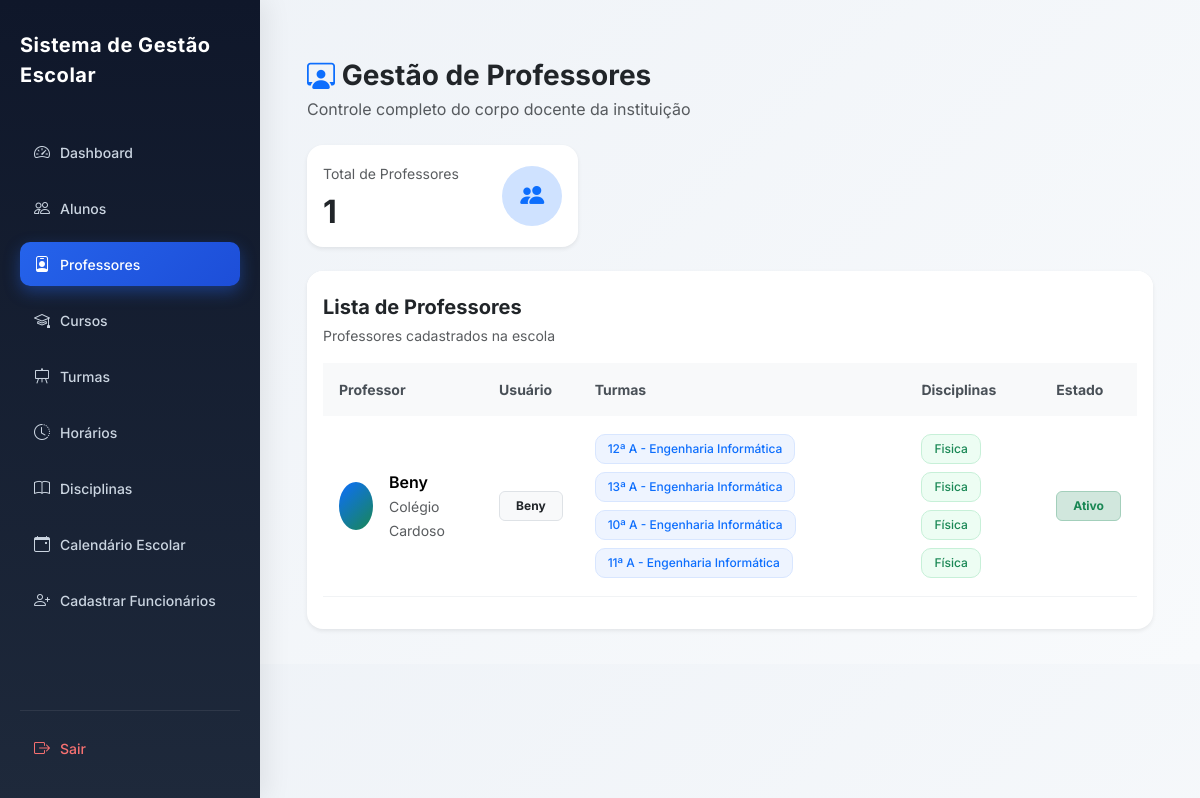
Before: /professores/ (signed in) with the older database file.
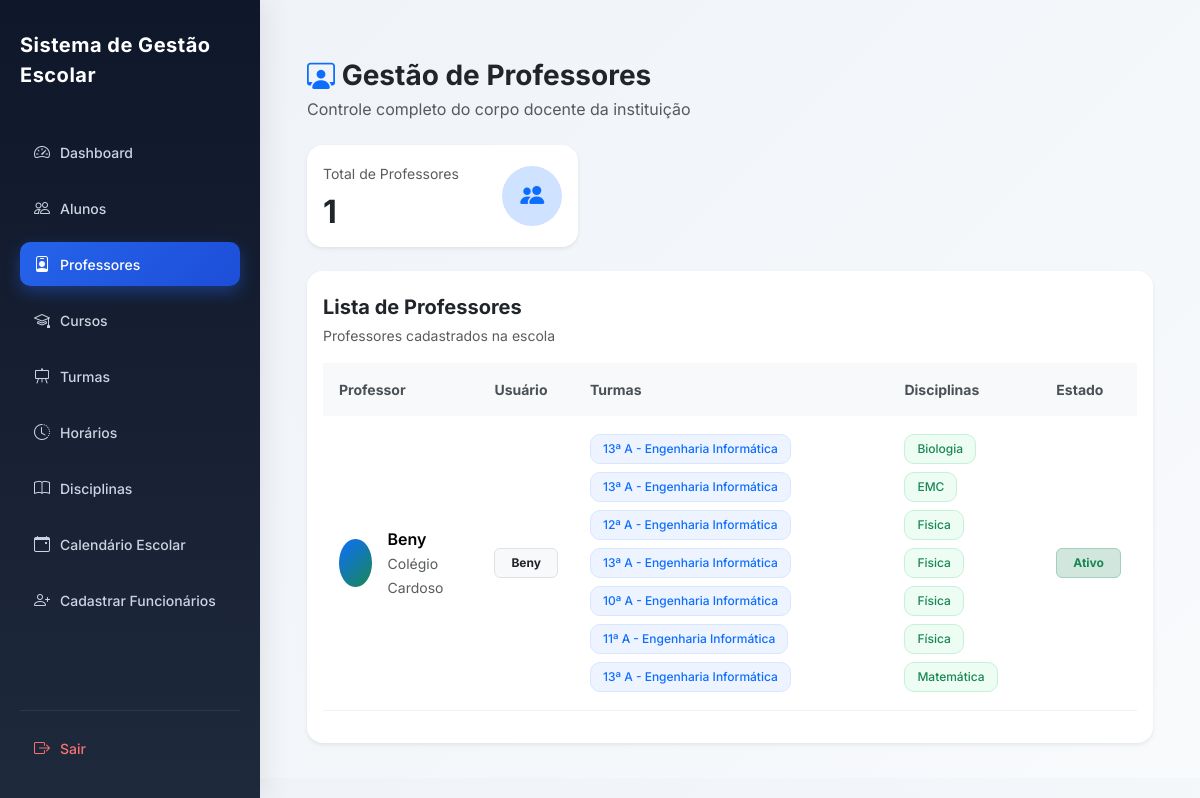
After: the same page with the newer database file.
### users/models.py (models this page shows, shortened)
class User(AbstractUser):
    ROLE_CHOICES = (
        ('SUPERADMIN', 'Super Admin'),
        ('DIRETOR', 'Diretor'),
        ('PROFESSOR', 'Professor'),
        ('ALUNO', 'Aluno'),
        ('FINANCEIRO', 'Financeiro'),
        ('SECRETARIA', 'Secretaria'),
    )
    role = models.CharField(
        max_length=20,
        choices=ROLE_CHOICES,
        default='ALUNO'
    )
    ativo = models.BooleanField(default=True)
    escola = models.ForeignKey(
        'academic.Escola',
        on_delete=models.CASCADE,
        null=True,
        blank=True,
        related_name="usuarios"
    )
    criado_em = models.DateTimeField(auto_now_add=True)
    objects = UserManager()

### academic/models.py (models this page shows, shortened)
class Escola(models.Model):
    nome = models.CharField(
        "Nome da Escola",
        max_length=255
    )
    codigo = models.CharField(
        "Código da Escola",
        max_length=10,
        unique=True,
        blank=True,
        help_text="Código usado no login da escola"
    )
    logo = models.ImageField(
        upload_to='logos_escolas/',
        blank=True,
        null=True
    )
    endereco = models.CharField(
        "Endereço",
        max_length=255
    )
    telefone = models.CharField(
        "Telefone",
        max_length=20
    )
    nif = models.CharField(
        "NIF",
        max_length=14,
        blank=True,
        null=True,
        help_text="Número de Identificação Fiscal da escola"
    )
    email = models.EmailField(
        "Email da Escola",
        max_length=254,
        blank=True,
        null=True,
        help_text="Email oficial da escola"
    )
    plano = models.ForeignKey(
        "Plano",
        on_delete=models.SET_NULL,
        null=True,
        blank=True,
        related_name="escolas",
        verbose_name="Plano"
    )
    data_expiracao = models.DateField(
        "Data de Expiração do Plano",
        null=True,
        blank=True
    )
    ativo = models.BooleanField(
        "Ativo",
        default=True
    )
    criada_em = models.DateTimeField(
        "Criada em",
        auto_now_add=True
    )
    class Meta:
        verbose_name = "Escola"
        verbose_name_plural = "Escolas"
        ordering = ["nome"]

class Disciplina(models.Model):
    nome = models.CharField(max_length=90)
    turma = models.ForeignKey(
        Turma,
        on_delete=models.CASCADE,
        related_name="disciplinas"
    )
    professor = models.ForeignKey(
        settings.AUTH_USER_MODEL,
        on_delete=models.CASCADE,
        limit_choices_to={'role': 'PROFESSOR'},
        related_name="disciplinas",
        null=True,
        blank=True
    )
    escola = models.ForeignKey(
        Escola,
        on_delete=models.CASCADE,
        related_name="disciplinas"
    )
    criada_em = models.DateTimeField(auto_now_add=True)
    class Meta:
        unique_together = ('nome', 'turma', 'escola')
        ordering = ["nome"]

class Turma(models.Model):
    CLASSE_CHOICES = [
        ('4', '4ª Classe'),
        ('5', '5ª Classe'),
        ('6', '6ª Classe'),
        ('7', '7ª Classe'),
        ('8', '8ª Classe'),
        ('9', '9ª Classe'),
        ('10', '10ª Classe'),
        ('11', '11ª Classe'),
        ('12', '12ª Classe'),
        ('13', '13ª Classe'),
    ]
    TURNOS = [
        ('MANHA', 'Manhã'),
        ('TARDE', 'Tarde'),
        ('NOITE', 'Noite'),
    ]
    classe = models.CharField(
        max_length=10,
        choices=CLASSE_CHOICES,
        verbose_name="Classe"
    )
    curso = models.ForeignKey(
        'Curso',
        on_delete=models.SET_NULL,
        null=True,
        blank=True,
        related_name="turmas",
        verbose_name="Curso"
    )
    identificador = models.CharField(
        max_length=5,
        verbose_name="Identificador"
    )
    turno = models.CharField(
        max_length=10,
        choices=TURNOS,
        default='MANHA',
        verbose_name='Turno'
    )
    ano_letivo = models.ForeignKey(
        'AnoLetivo',
        on_delete=models.CASCADE,
        related_name="turmas",
        verbose_name="Ano Letivo"
    )
    escola = models.ForeignKey(
        'Escola',
        on_delete=models.CASCADE,
        related_name="turmas",
        verbose_name="Escola"
    )
    professor = models.ForeignKey(
        settings.AUTH_USER_MODEL,
        on_delete=models.SET_NULL,
        related_name="turmas",
        limit_choices_to={"role": "PROFESSOR"},
        null=True,
        blank=True,
        verbose_name="Professor"
    )
    criada_em = models.DateTimeField(
        auto_now_add=True,
        verbose_name="Data de Criação"
    )
    class Meta:
        constraints = [
            models.UniqueConstraint(
                fields=['classe', 'identificador', 'turno', 'ano_letivo', 'escola', 'curso'],
                name='unique_turma_por_curso'
            )
        ]
        verbose_name = "Turma"
        verbose_name_plural = "Turmas"

class Curso(models.Model):
    nome = models.CharField(
        max_length=90,
        unique=True,
        verbose_name="Curso"
    )
    descricao = models.TextField(
        blank=True,
        null=True
    )
    escola = models.ForeignKey(
        'Escola',
        on_delete=models.CASCADE,
        related_name='cursos'
    )
    criado_em = models.DateTimeField(auto_now_add=True)
    class Meta:
        verbose_name = "Curso"
        verbose_name_plural = "Cursos"

### core/views.py (the view)
# urls.py: path('professores/', views.lista_professores, name='professores'),
@login_required
def lista_professores(request):
    escola = get_escola(request)
    if not escola:
        return redirect("dashboard")
    professores = User.objects.filter(
        role="PROFESSOR",
        escola=escola
    ).prefetch_related(
        Prefetch(
            "disciplinas",
            queryset=Disciplina.objects.select_related(
                "turma",
                "turma__curso"
            )
        )
    ).annotate(
        total_turmas=Count("disciplinas__turma", distinct=True),
        total_disciplinas=Count("disciplinas", distinct=True),
    ).order_by(
        "first_name",
        "username"
    )
    total_professores = professores.count()
    return render(request, "professores.html", {
        "professores": professores,
        "total_professores": total_professores,
    })

### core/templates/professores.html (shortened to what this page needs)
{% extends 'base.html' %}
{% block content %}
<div class="container-fluid mt-4">
    <div class="d-flex justify-content-between align-items-center flex-wrap gap-3 mb-4">
        <div>
            <h3 class="fw-bold mb-1">
                <i class="bi bi-person-workspace text-primary"></i>
                Gestão de Professores
            </h3>
            <p class="text-muted mb-0">
                Controle completo do corpo docente da instituição
            </p>
        </div>
    </div>
    <div class="row g-3 mb-4">
        <div class="col-md-4">
            <div class="card border-0 shadow-sm rounded-4 h-100">
                <div class="card-body">
                    <div class="d-flex justify-content-between align-items-center">
                        <div>
                            <small class="text-muted">
                                Total de Professores
                            </small>
                            <h2 class="fw-bold mt-2 mb-0">
                                {{ total_professores }}
                            </h2>
                        </div>
                        <div class="icon-circle bg-primary-subtle text-primary">
                            <i class="bi bi-people-fill"></i>
                        </div>
                    </div>
                </div>
            </div>
        </div>
    </div>
    <div class="card border-0 shadow-sm rounded-4">
        <div class="card-header bg-white border-0 pt-4 pb-0">
            <div class="d-flex justify-content-between align-items-center flex-wrap gap-2">
                <div>
                    <h5 class="fw-bold mb-1">
                        Lista de Professores
                    </h5>
                    <small class="text-muted">
                        Professores cadastrados na escola
                    </small>
                </div>
            </div>
        </div>
        <div class="card-body">
            <div class="table-responsive">
                <table class="table align-middle table-hover">
                    <thead>
                        <tr>
                            <th>Professor</th>
                            <th>Usuário</th>
                            <th>Turmas</th>
                            <th>Disciplinas</th>
                            <th>Estado</th>
                        </tr>
                    </thead>
                    <tbody>
                        {% for professor in professores %}
                        <tr>
                            <td>
                                <div class="d-flex align-items-center gap-3">
                                    <div class="avatar-circle">
                                    </div>
                                    <div>
                                        <div class="fw-semibold">
                                            {{ professor.get_full_name|default:professor.username }}
                                        </div>
                                        <small class="text-muted">
                                            {{ professor.escola.nome }}
                                        </small>
                                    </div>
                                </div>
                            </td>
                            <td>
                                <span class="badge bg-light text-dark border px-3 py-2">
                                    {{ professor.username }}
                                </span>
                            </td>
                            <td>
                                {% if professor.disciplinas.all %}
                                    <div class="d-flex flex-wrap gap-2">
                                        {% for disciplina in professor.disciplinas.all %}
                                            {% if disciplina.turma %}
                                            <span class="badge turma-badge">
                                                {{ disciplina.turma.classe }}ª
                                                {{ disciplina.turma.identificador }}
                                                {% if disciplina.turma.curso %}
                                                    - {{ disciplina.turma.curso.nome }}
                                                {% endif %}
                                            </span>
                                            {% endif %}
                                        {% endfor %}
                                    </div>
                                {% else %}
                                    <span class="text-muted">
                                        Sem turmas
                                    </span>
                                {% endif %}
                            </td>
                            <td>
                                {% if professor.disciplinas.all %}
                                    <div class="d-flex flex-wrap gap-2">
                                        {% for disciplina in professor.disciplinas.all %}
                                            <span class="badge disciplina-badge">
                                                {{ disciplina.nome }}
                                            </span>
                                        {% endfor %}
                                    </div>
                                {% else %}
                                    <span class="text-muted">
                                        Nenhuma disciplina
                                    </span>
                                {% endif %}
                            </td>
                            <td>
                                <span class="badge bg-success-subtle text-success border border-success-subtle px-3 py-2">
                                    Ativo
                                </span>
                            </td>
                        </tr>
                        {% endfor %}
                    </tbody>
                </table>
            </div>
        </div>
    </div>
</div>
{% endblock %}

### core/templates/base.html (shortened to what this page needs)
<!DOCTYPE html>
<html lang="pt">
<head>
    <link href="https://cdn.jsdelivr.net/npm/bootstrap@5.3.2/dist/css/bootstrap.min.css" rel="stylesheet">
    <link rel="stylesheet"
          href="https://cdn.jsdelivr.net/npm/bootstrap-icons@1.11.1/font/bootstrap-icons.css">
</head>
<body>
<div class="sidebar">
    <div class="sidebar-content">
        <div class="brand">
            Sistema de Gestão Escolar
        </div>
        <ul class="menu">
            <li class="menu-item">
                <a href="/dashboard/"
                   class="menu-link {% if request.path == '/dashboard/' %}active{% endif %}">
                    <i class="bi bi-speedometer2"></i>
                    Dashboard
                </a>
            </li>
            <li class="menu-item">
                <a href="/alunos/"
                   class="menu-link {% if '/alunos/' in request.path %}active{% endif %}">
                    <i class="bi bi-people"></i>
                    Alunos
                </a>
            </li>
            <li class="menu-item">
                <a href="/professores/"
                   class="menu-link {% if '/professores/' in request.path %}active{% endif %}">
                    <i class="bi bi-person-badge"></i>
                    Professores
                </a>
            </li>
            <li class="menu-item">
                <a href="{% url 'cursos' %}"
                   class="menu-link {% if request.resolver_match.url_name == 'cursos' %}active{% endif %}">
                    <i class="bi bi-mortarboard"></i>
                    Cursos
                </a>
            </li>
            <li class="menu-item">
                <a href="/turmas/"
                   class="menu-link {% if '/turmas/' in request.path %}active{% endif %}">
                    <i class="bi bi-easel"></i>
                    Turmas
                </a>
            </li>
            <li class="menu-item">
                <a href="{% url 'horarios_turma' %}"
                   class="menu-link {% if request.resolver_match.url_name == 'horarios_turma' %}active{% endif %}">
                    <i class="bi bi-clock-history"></i>
                    Horários
                </a>
            </li>
            <li class="menu-item">
                <a href="/disciplinas/"
                   class="menu-link {% if '/disciplinas/' in request.path %}active{% endif %}">
                    <i class="bi bi-book"></i>
                    Disciplinas
                </a>
            </li>
            <li class="menu-item">
                <a href="{% url 'calendario_escolar' %}"
                   class="menu-link {% if request.resolver_match.url_name == 'calendario_escolar' %}active{% endif %}">
                    <i class="bi bi-calendar-event"></i>
                    Calendário Escolar
                </a>
            </li>
            <li class="menu-item">
                <a href="{% url 'cadastrar_secretaria' %}"
                   class="menu-link {% if request.resolver_match.url_name == 'cadastrar_secretaria' %}active{% endif %}">
                    <i class="bi bi-person-plus"></i>
                    Cadastrar Funcionários
                </a>
            </li>
        </ul>
    </div>
    <div class="sidebar-footer">
        <a href="/logout/" class="menu-link logout-link">
            <i class="bi bi-box-arrow-right"></i>
            <span>Sair</span>
        </a>
    </div>
</div>
<div class="content">
    {% block content %}
    {% endblock %}
</div>
</body>
</html>

Changed rows visible on the page:
added Disciplina: turma.classe "13", turma.identificador "A", turma.curso.nome "Engenharia Informática", nome "Biologia"
added Disciplina: turma.classe "13", turma.identificador "A", turma.curso.nome "Engenharia Informática", nome "EMC"
added Disciplina: turma.classe "13", turma.identificador "A", turma.curso.nome "Engenharia Informática", nome "Matemática"
